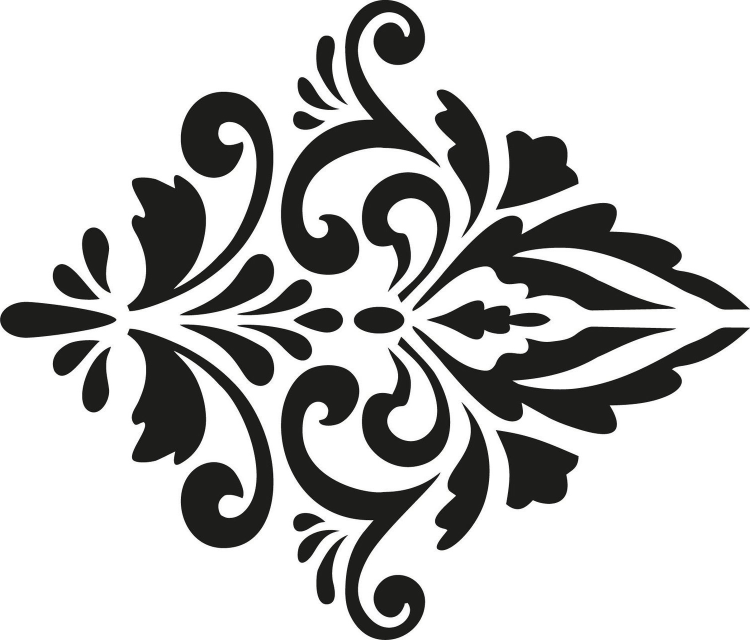
//> input picture ICCS/4_sem/ЦК/Python/image.png, 1500 x 1280 px (shown at 1/2 size)
$ ./main ../../Python/image.png   (built with g++ and OpenCV 4)
//> lines starting //> are read from the running program, lines starting //| are printed output that depends on the picture; after the words box and inside, x2 and y2 are one past the last pixel; in counts of white or black regions, pixels touching at a corner belong together
### ICCS/4_sem/ЦК/Image_Back_end/RLEMacImG/Header.h
#pragma once
#include <iostream>
#include <string>


// [32 lines left out: functions runLengthEncode, runLengthDecode, not called in this run]

### ICCS/4_sem/ЦК/Image_Back_end/RLEMacImG/main.cpp
#include <opencv2/opencv.hpp>
#include <iostream>
#include <fstream>
#include <sstream>
#include "Header.h"
#include <iomanip>

using namespace cv;
using namespace std;

const string ASCII_CHARS = "@B%8&WM#*oahkbdpqwmZO0QLCJUYXzcvunxrjft/|()1{}[]?-_+~<>i!lI;:,^`\"'.";


Mat resizeImage(Mat image, int new_width) {
    float aspect_ratio = (float)image.rows / image.cols;
    int new_height = aspect_ratio * new_width;
    Mat new_image;
    resize(image, new_image, Size(new_width, new_height));
    return new_image;
}


// ASCII
string imageToAscii(Mat image) {
    cvtColor(image, image, COLOR_BGR2GRAY);
    string ascii_image = "";
    for (int i = 0; i < image.rows; i++) {
        for (int j = 0; j < image.cols; j++) {
            uchar pixel_value = image.at<uchar>(i, j);
            ascii_image += ASCII_CHARS[pixel_value / 4];
        }
        ascii_image += "\n";
    }
    return ascii_image;
}

std::string base64_encode(const std::vector<uchar>& data) {
    return { data.begin(), data.end() };
}

std::vector<uchar> base64_decode(const std::string& encodedData) {
    return { encodedData.begin(), encodedData.end() };
}

void printBase64Image(const std::string& encodedImage) {

    const int width = 80;
    for (size_t i = 0; i < encodedImage.size(); i += width) {
        std::cout << encodedImage.substr(i, width) << std::endl;
    }
}

void applySepiaEffect(Mat& image) {
    for (int i = 0; i < image.rows; i++) {
        for (int j = 0; j < image.cols; j++) {
            Vec3b& pixel = image.at<Vec3b>(i, j);
            int sepiaIntensity = 0.393 * pixel[2] + 0.769 * pixel[1] + 0.189 * pixel[0];
            int sepiaBlue = (sepiaIntensity < 255) ? sepiaIntensity : 255;
            sepiaIntensity = 0.349 * pixel[2] + 0.686 * pixel[1] + 0.168 * pixel[0];
            int sepiaGreen = (sepiaIntensity < 255) ? sepiaIntensity : 255;
            sepiaIntensity = 0.272 * pixel[2] + 0.534 * pixel[1] + 0.131 * pixel[0];
            int sepiaRed = (sepiaIntensity < 255) ? sepiaIntensity : 255;
            pixel[0] = sepiaBlue;
            pixel[1] = sepiaGreen;
            pixel[2] = sepiaRed;
        }
    }
}

void applyBlackAndWhiteEffect(Mat& image) {
    cvtColor(image, image, COLOR_BGR2GRAY);
    threshold(image, image, 127, 255, THRESH_BINARY);
}

// Эффект "Шум"
void applyNoiseEffect(Mat& image) {
    Mat noise(image.size(), CV_8UC3); // шум для трех каналов
    randn(noise, 0, 25); // ШуМ
    addWeighted(image, 1.0, noise, 1.0, 0.0, image);
}


void applyNegativeEffect(Mat& image) {
    for (int i = 0; i < image.rows; i++) {
        for (int j = 0; j < image.cols; j++) {
            Vec3b& pixel = image.at<Vec3b>(i, j);
            pixel[0] = 255 - pixel[0]; // к
            pixel[1] = 255 - pixel[1]; // з
            pixel[2] = 255 - pixel[2]; // с
        }
    }
}

void applyBWEffect(Mat& image){
    for(int i = 0; i < image.rows; i++){
        for(int j = 0; j < image.cols; j++){

        }
    }
}

int main(int argc, char** argv) {
    setlocale(LC_ALL, "ru");
    if (argc != 2) {
        std::cerr << "Usage: " << argv[0] << "/Users/ayzeksalimli/Desktop/Ayzek/image.jpg" << std::endl;
        return 1;
    }

    std::string imagePath = argv[1];

    cv::Mat image = cv::imread(imagePath);
//> image is the input picture: 1280 rows x 1500 cols, CV_8UC3; mean B, G, R 194.5, 195, 195
    if (image.empty()) {
        std::cerr << "Unable to open image file." << std::endl;
        return 1;
    }


    std::vector<uchar> buf;
    cv::imencode(".jpg", image, buf);
//> buf = 230824 items

    std::string encodedImage = base64_encode(buf);


    std::cout << "Encoded Image (Base64):" << std::endl;
    printBase64Image(encodedImage);
//> the loop in printBase64Image, `for (size_t i = 0; i < encodedImage.size(); i += width)` made 2886 passes
//| ����JFIF��C		
//| 
//| ��C
//| 
//> (the first 4 of 15 printed lines)
//> (output is shown up to pass 8 of 2886)


    std::vector<uchar> decodedBuf = base64_decode(encodedImage);
//> decodedBuf = 230824 items

    cv::Mat decodedImage = cv::imdecode(decodedBuf, cv::IMREAD_COLOR);


    cv::imwrite("/Users/ayzeksalimli/Desktop/Ayzek/decoded_image.jpg", decodedImage);
    if (buf == decodedBuf) {
        std::cout << "Ура, сработало!." << std::endl;
        // Вычисление коэффициента сжатия
        double k = static_cast<double>(decodedBuf.size()) / encodedImage.size();
//> k = 1
        std::cout << "Коэффициент сжатия k = " << k << std::endl;
//| Коэффициент сжатия k = 1
    } else {
        std::cout << "Не сработало(." << std::endl;
    }


    cout << endl;
    cout << endl;
    cout << endl;


        applySepiaEffect(image);
        string sepia_output_path = "/Users/ayzeksalimli/Desktop/Ayzek/sepia_image.jpg";
        imwrite(sepia_output_path, image);


        Mat image_bw = imread(imagePath);
        if (image_bw.empty()) {
            cout << "Ошибка при загрузке изображения!" << endl;
            return -1;
        }
        applyBlackAndWhiteEffect(image_bw);
//> in applyBlackAndWhiteEffect, `threshold(image, image, 127, 255, THRESH_BINARY);`: image: 1280 rows x 1500 cols, CV_8UC1; 73.7% white; 30 black regions, largest, box (x1, y1, x2, y2) and area: (255, 658, 547, 1096) 56714, (255, 184, 547, 622) 56708, (825, 406, 1499, 622) 55761
        string bw_output_path = "/Users/ayzeksalimli/Desktop/Ayzek/black_and_white_image.jpg";
        imwrite(bw_output_path, image_bw);


        Mat image_noise = imread(imagePath);
        if (image_noise.empty()) {
            cout << "Ошибка при загрузке изображения!" << endl;
            return -1;
        }
        applyNoiseEffect(image_noise);
        string noise_output_path = "/Users/ayzeksalimli/Desktop/Ayzek/noise_image.jpg";
        imwrite(noise_output_path, image_noise);

       applyNegativeEffect(image);
//> after the loop in applyNegativeEffect, `for (int i = 0; i < image.rows; i++)`:
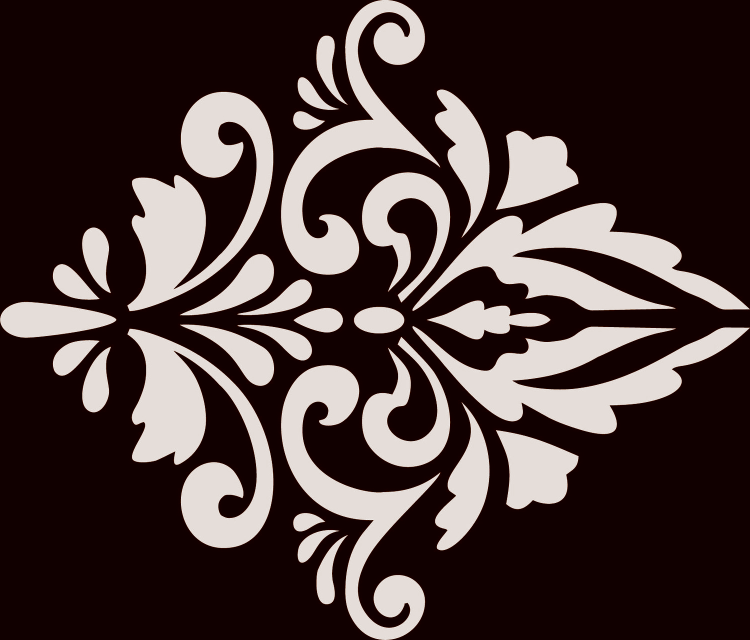
//> image: 1280 rows x 1500 cols, CV_8UC3 (shown at 1/2 size); mean B, G, R 56.8, 58, 73.2
    string output_path = "/Users/ayzeksalimli/Desktop/Ayzek/negative_image.jpg";
    imwrite(output_path, image);


    string image_path = "/Users/ayzeksalimli/Desktop/Ayzek/image.jpg";
      Mat image1 = imread(image_path);
      if (image1.empty()) {
          cout << "Ошибка при загрузке изображения!" << endl;
          return -1;
      }

      int new_width = 100; //100
      Mat resized_image = resizeImage(image, new_width);
//> in resizeImage, `resize(image, new_image, Size(new_width, new_height));`:
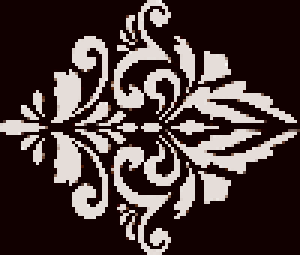
//> new_image: 85 rows x 100 cols, CV_8UC3 (shown 3 times larger); mean B, G, R 56.9, 58.1, 73.2
      string ascii_image = imageToAscii(resized_image);

      cout << ascii_image << endl;
//| BBBBBBBBBBBBBBBBBBBBBBBBBBBBBBBBBBBBBBBBBBBBBBBBB<iil:BBBBBBBBBBBBBBBBBBBBBBBBBBBBBBBBBBBBBBBBBBBBBB
//| BBBBBBBBBBBBBBBBBBBBBBBBBBBBBBBBBBBBBBBBBBBBBBBBiiii!!iBBBBBBBBBBBBBBBBBBBBBBBBBBBBBBBBBBBBBBBBBBBBB
//| BBBBBBBBBBBBBBBBBBBBBBBBBBBBBBBBBBBBBBBBBBBBBBB>iIBBB%iiBBBBBBBBBBBBBBBBBBBBBBBBBBBBBBBBBBBBBBBBBBBB
//| BBBBBBBBBBBBBBBBBBBBBBBBBBBBBBBBBBBBBBBBBBBBBBBi<BB!iBBiBBBBBBBBBBBBBBBBBBBBBBBBBBBBBBBBBBBBBBBBBBBB
//> (the first 4 of 15 printed lines)

      waitKey(0);
      destroyAllWindows();
    return 0;
}
